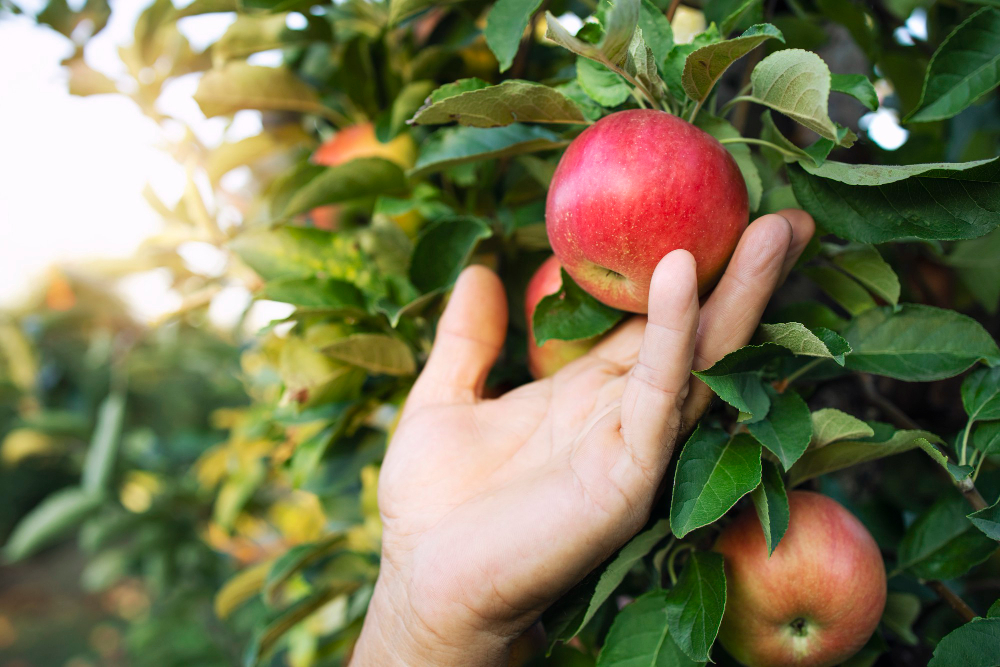
#> input picture gambar.jpg, 1000 x 667 px
$ python 'RGB → HSI.py'
#> lines starting #> are read from the running program, lines starting #| are printed output that depends on the picture; after the words box and inside, x2 and y2 are one past the last pixel; in counts of white or black regions, pixels touching at a corner belong together
import cv2
import numpy as np

image = cv2.imread("gambar.jpg")
#> image is the input picture: shape (667, 1000, 3); mean B, G, R 84.5, 120, 122.5
image_rgb = cv2.cvtColor(image, cv2.COLOR_BGR2RGB)

img_norm = image_rgb / 255.0
R = img_norm[:, :, 0]
G = img_norm[:, :, 1]
B = img_norm[:, :, 2]
I = (R + G + B) / 3

min_rgb = np.minimum(np.minimum(R, G), B)
S = 1 - (3 / (R + G + B + 1e-6)) * min_rgb
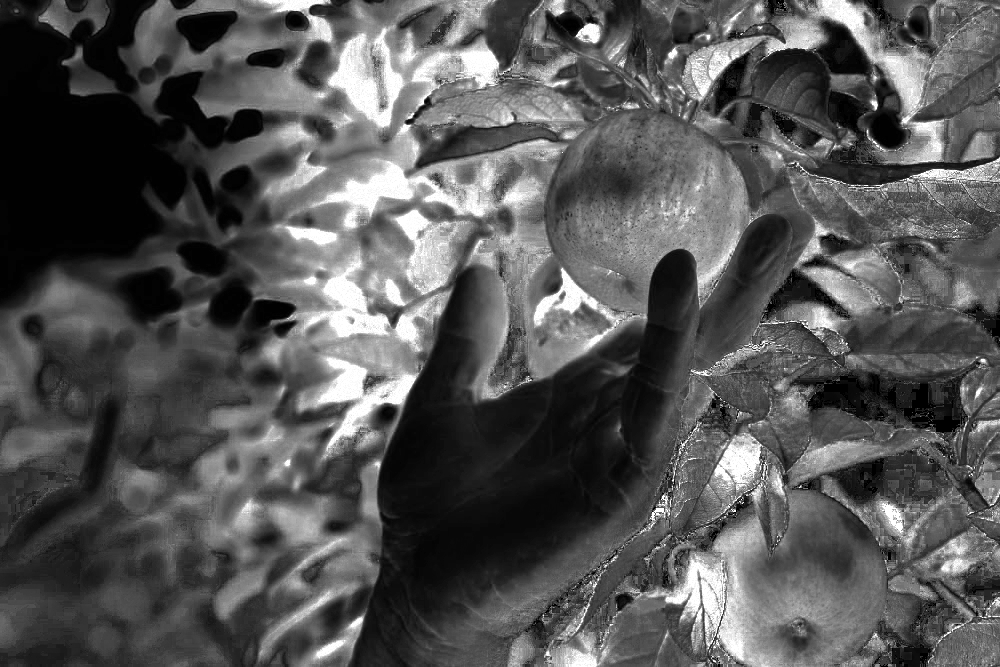
#> S: shape (667, 1000) float64; min 3.36e-07, max 1, mean 0.336
num = 0.5 * ((R - G) + (R - B))
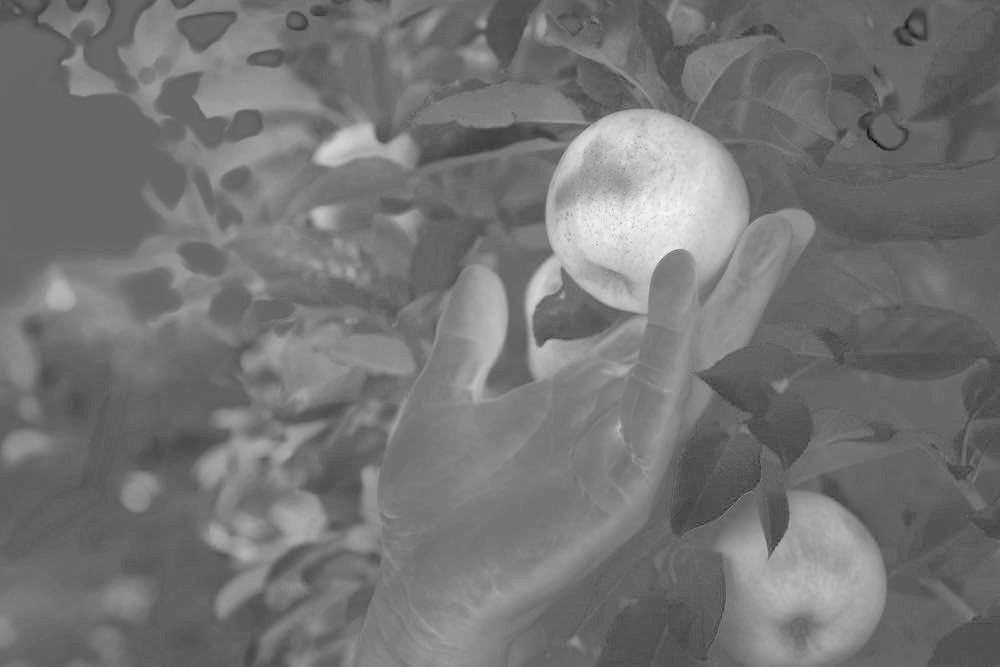
#> num: shape (667, 1000) float64; min -0.573, max 0.849, mean 0.0796; drawn with min black and max white
den = np.sqrt((R - G)**2 + (R - B)*(G - B)) + 1e-6
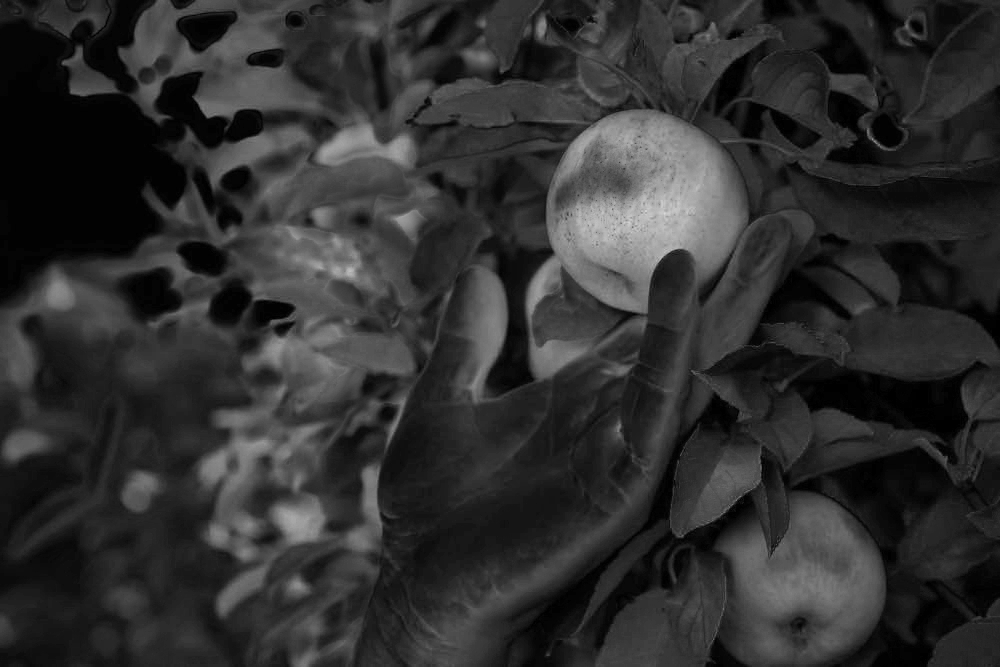
#> den: shape (667, 1000) float64; min 1e-06, max 0.853, mean 0.189
theta = np.arccos(num / den)
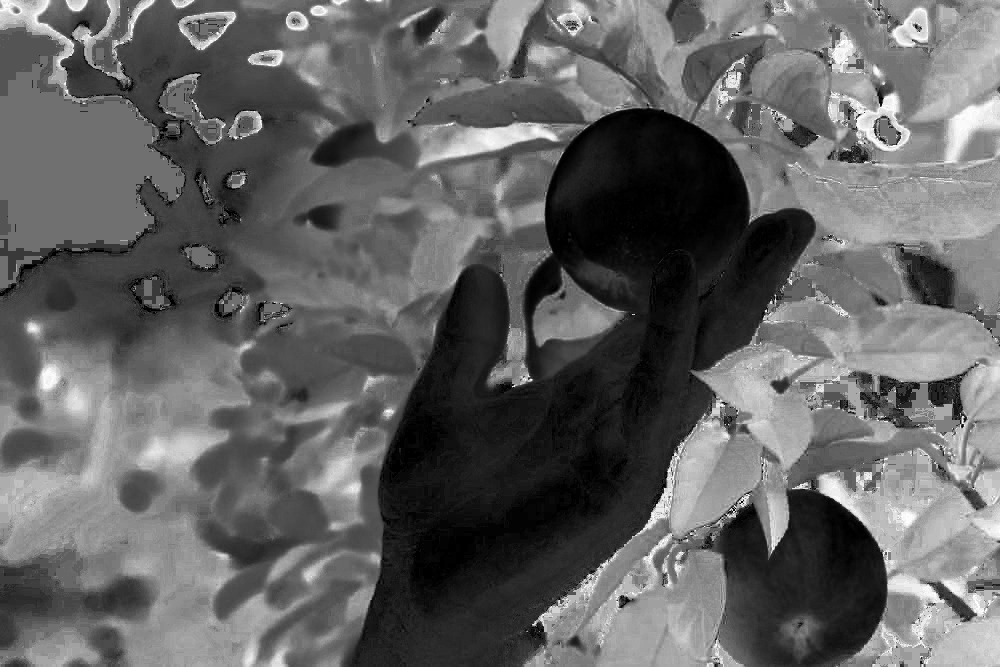
#> theta: shape (667, 1000) float64; min 0.00162, max 3.14, mean 1.22; drawn with min black and max white

H = np.copy(theta)
H[B > G] = 2 * np.pi - H[B > G]
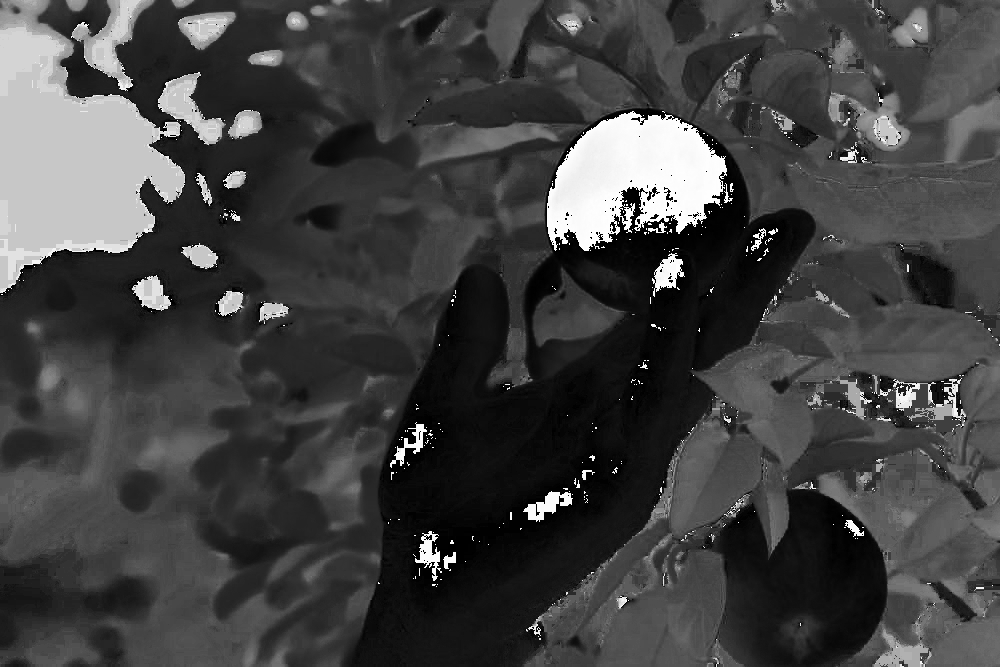
#> H: shape (667, 1000) float64; 10.36% of pixels changed, all inside (x1, y1, x2, y2) = (0, 0, 1000, 667); drawn with min black and max white
H = H / (2 * np.pi)
HSI = np.dstack((H, S, I))
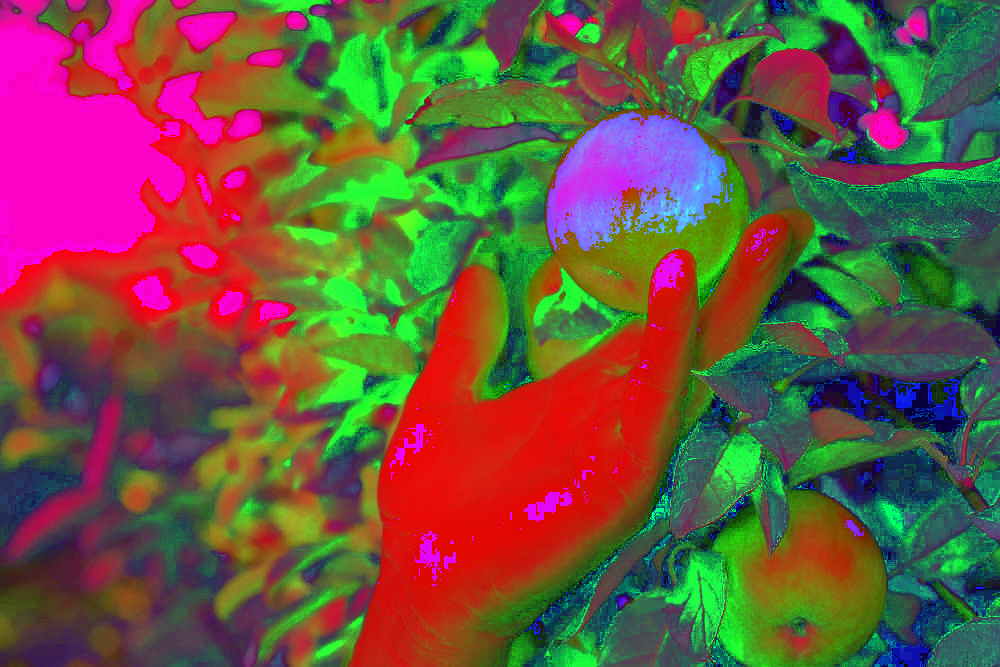
#> HSI: shape (667, 1000, 3) float64; mean of channels 0, 1, 2 0.262, 0.336, 0.427; drawn as B, G, R

H_img = (H * 255).astype(np.uint8)
S_img = (S * 255).astype(np.uint8)
I_img = (I * 255).astype(np.uint8)
HSI_img = (HSI * 255).astype(np.uint8)

cv2.imshow("Original", image)
cv2.imshow("Hue", H_img)
cv2.imshow("Saturation", S_img)
cv2.imshow("Intensity", I_img)
cv2.imshow("HSI (visual)", cv2.cvtColor(HSI_img, cv2.COLOR_RGB2BGR))
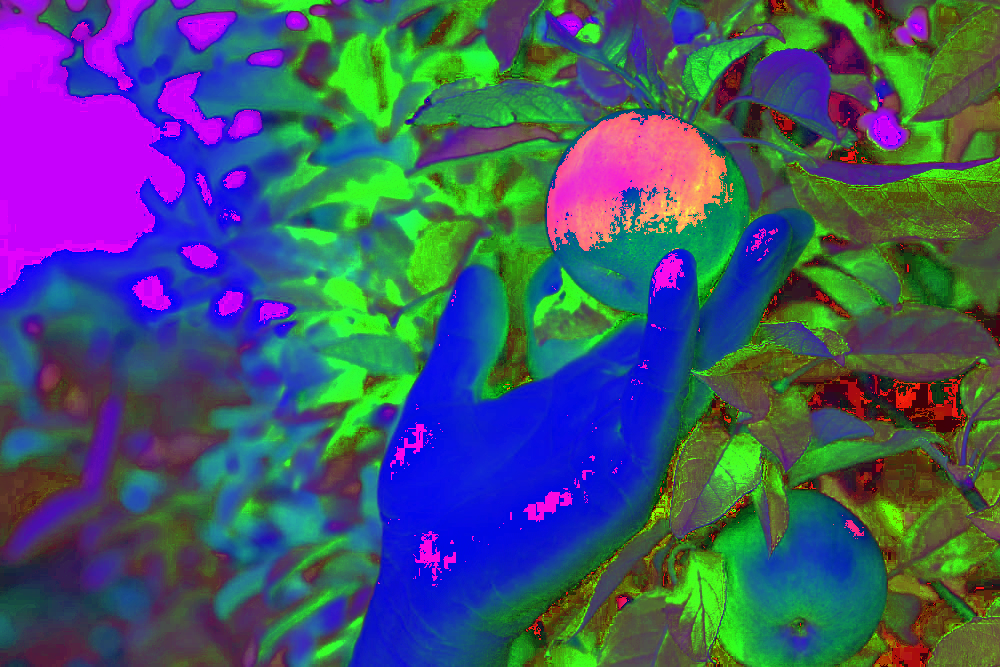
#> window 'HSI (visual)': shape (667, 1000, 3); mean B, G, R 108.6, 85.3, 66.3
cv2.waitKey(0)
cv2.destroyAllWindows()
